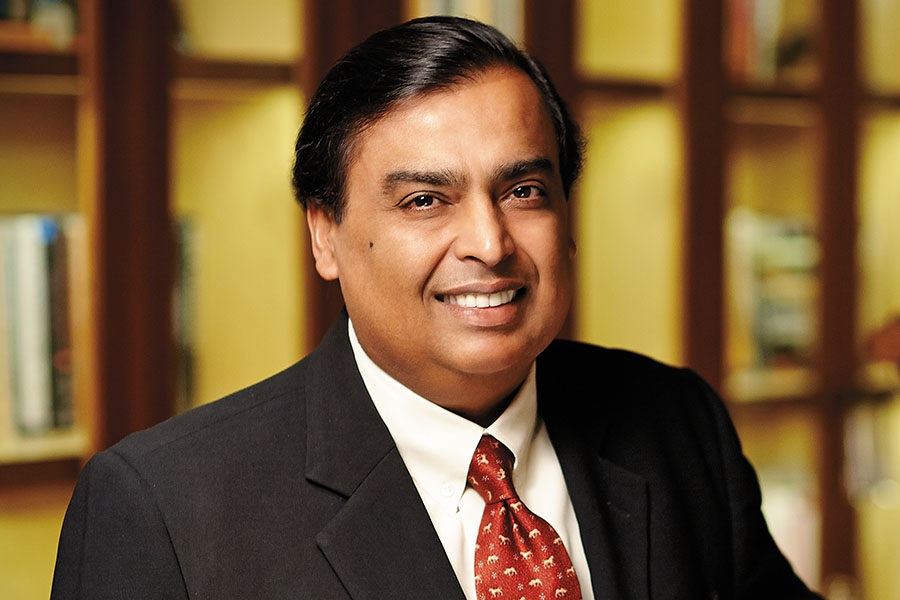
#> input picture ImagesAttendance/Mukesh.jpg, 900 x 600 px, given in place of the camera
$ python Openai_liveness.py
#> lines starting #> are read from the running program, lines starting #| are printed output that depends on the picture; after the words box and inside, x2 and y2 are one past the last pixel; in counts of white or black regions, pixels touching at a corner belong together
import cv2
face_cascade = cv2.CascadeClassifier('haarcascade_frontalface_default.xml')

cap = cv2.VideoCapture(0)

while True:
    ret,frame = cap.read()
#> frame is the input picture: shape (600, 900, 3); mean B, G, R 55.8, 89.9, 117.4
    frame1 = cv2.resize(frame,(300,250))
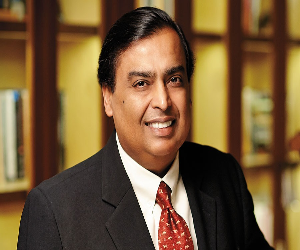
#> frame1: shape (250, 300, 3); mean B, G, R 55.8, 89.9, 117.4
    gray_image = cv2.cvtColor(frame,cv2.COLOR_BGR2GRAY)
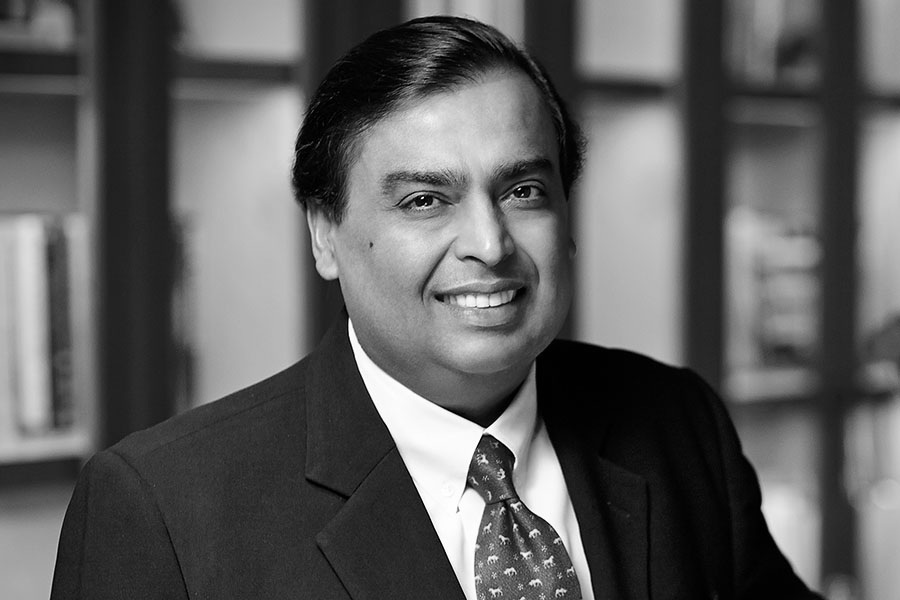
#> gray_image: shape (600, 900); min 0, max 255, mean 94.2
    faces = face_cascade.detectMultiScale(gray_image,scaleFactor=1.1, minNeighbors=2)
#> faces = [[731, 238, 98, 98], [323, 87, 282, 282], [139, 2, 189, 189]]
    if len(faces) > 0:
        # Extract the coordinates of the face
        (x, y, w, h) = faces[0]
#> x = 731; y = 238; w = 98; h = 98
        face_cropped = frame[y:y + h, x:x + w]
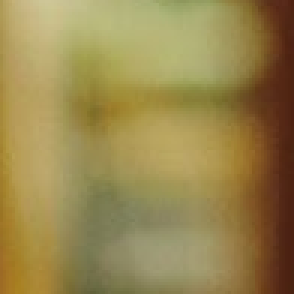
#> face_cropped: shape (98, 98, 3) (shown 3 times larger); mean B, G, R 78.2, 134.8, 153

        # Calculate the ratio of the eye region to the face region
        eye_region_height = int(h * 0.2)
#> eye_region_height = 19
        eye_region_width = int(w * 0.4)
#> eye_region_width = 39
        eye_region_x = int(w * 0.3)
#> eye_region_x = 29
        eye_region_y = int(h * 0.4)
#> eye_region_y = 39
        eye_region = face_cropped[eye_region_y:eye_region_y + eye_region_height,
                     eye_region_x:eye_region_x + eye_region_width]

        # Calculate the average intensity of the pixels in the eye region
        eye_intensity = cv2.mean(eye_region)[0]
#> eye_intensity = 85.28

        # Check if the average intensity is above a threshold
        if eye_intensity > 100:
            cv2.putText(frame,"fake",(20,80),cv2.FONT_HERSHEY_SIMPLEX, 2 ,(255,0,0),2)
        else:
            cv2.putText(frame, "real", (20, 80), cv2.FONT_HERSHEY_SIMPLEX, 2, (0, 255, 0), 2)
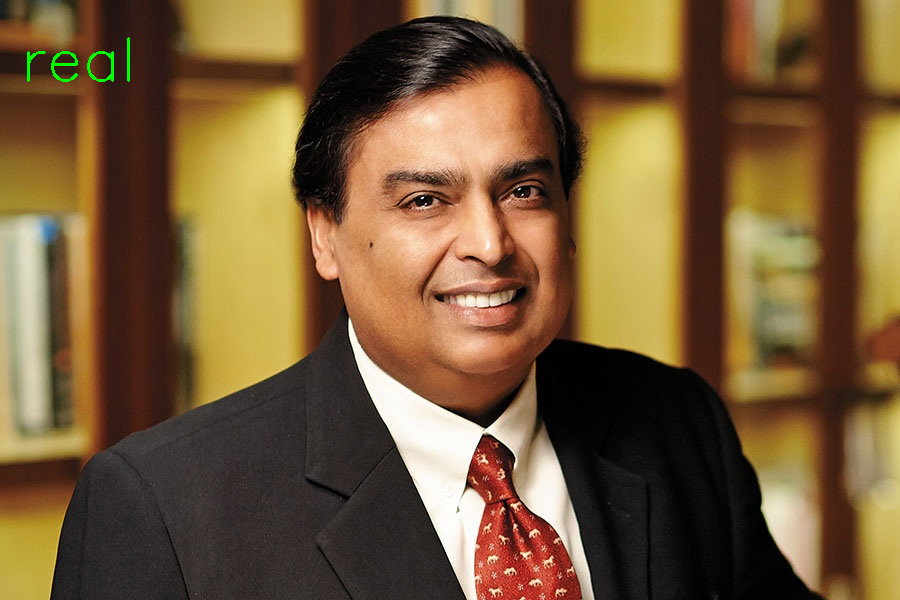
#> frame: shape (600, 900, 3); 0.16% of pixels changed, all inside (x1, y1, x2, y2) = (27, 37, 130, 82)

    cv2.imshow('frame',frame)
    key = cv2.waitKey(1) & 0xFF
#> (key q is pressed here)

    # if the `q` key was pressed, break from the loop
    if key == ord("q"):
        break
cv2.destroyAllWindows()

$ run again, on ImagesAttendance/saikat .jpg
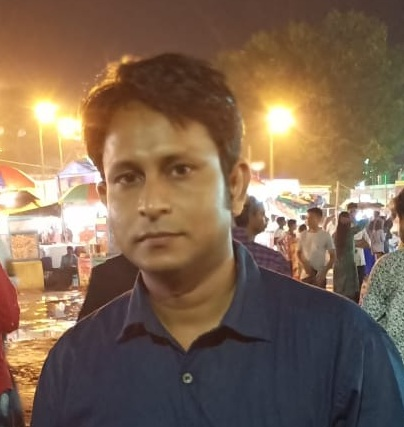
#> input picture ImagesAttendance/saikat .jpg, 404 x 427 px, given in place of the camera
#> frame is the input picture: shape (427, 404, 3); mean B, G, R 81.6, 102.2, 126
#> faces = [[85, 118, 148, 148]]
#> x = 85; y = 118; w = 148
#> `face_cropped = frame[y:y + h, x:x + w]`:
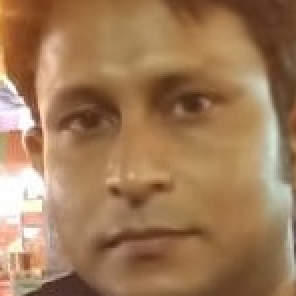
#> face_cropped: shape (148, 148, 3) (shown 2 times larger); mean B, G, R 87.7, 122.6, 159.7
#> eye_region_height = 29
#> eye_region_width = 59
#> eye_region_x = 44
#> eye_region_y = 59
#> eye_intensity = 79.16
#> `cv2.putText(frame, "real", (20, 80), cv2.FONT_HERSHEY_SIMPLEX, 2, (0, ..`:
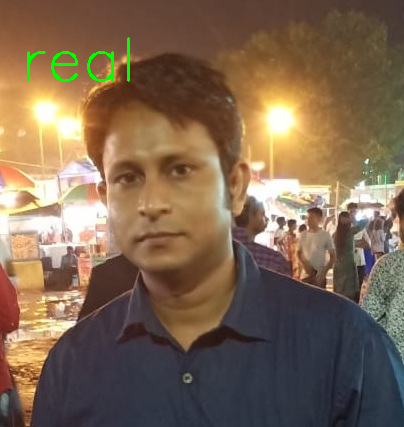
#> frame: shape (427, 404, 3); 0.49% of pixels changed, all inside (x1, y1, x2, y2) = (27, 37, 130, 82)

$ run again, on ImagesAttendance/love.jpeg
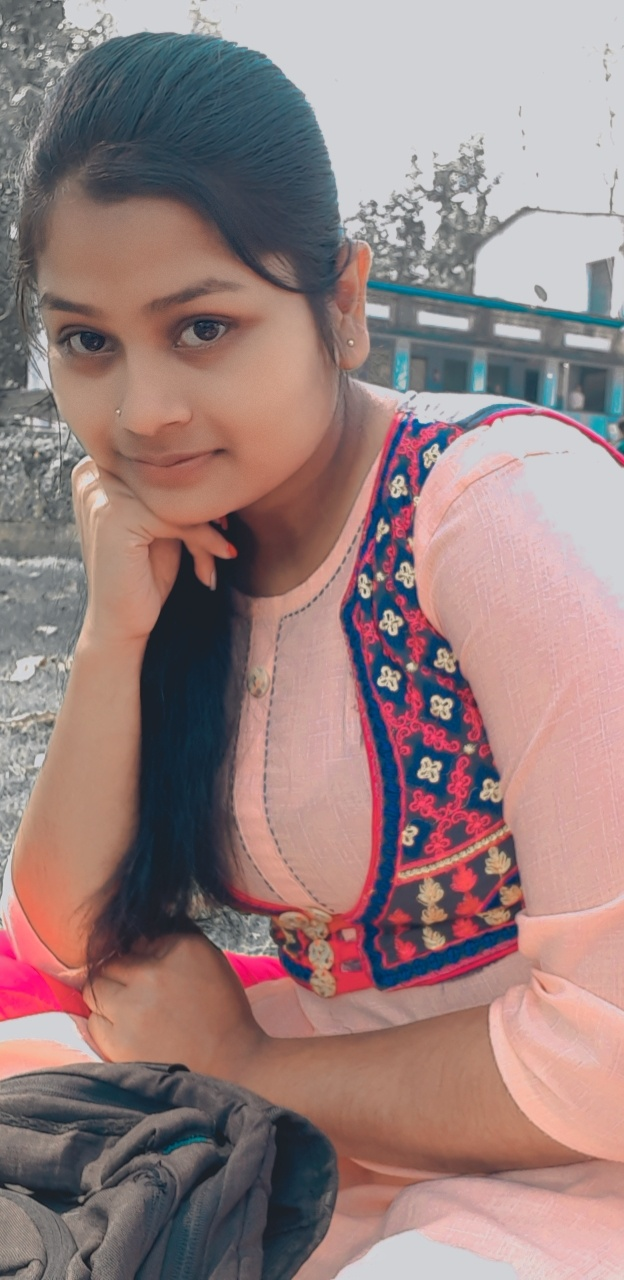
#> input picture ImagesAttendance/love.jpeg, 624 x 1280 px, given in place of the camera
#> frame is the input picture: shape (1280, 624, 3); mean B, G, R 126.7, 127.6, 151.8
#> `gray_image = cv2.cvtColor(frame,cv2.COLOR_BGR2GRAY)`:
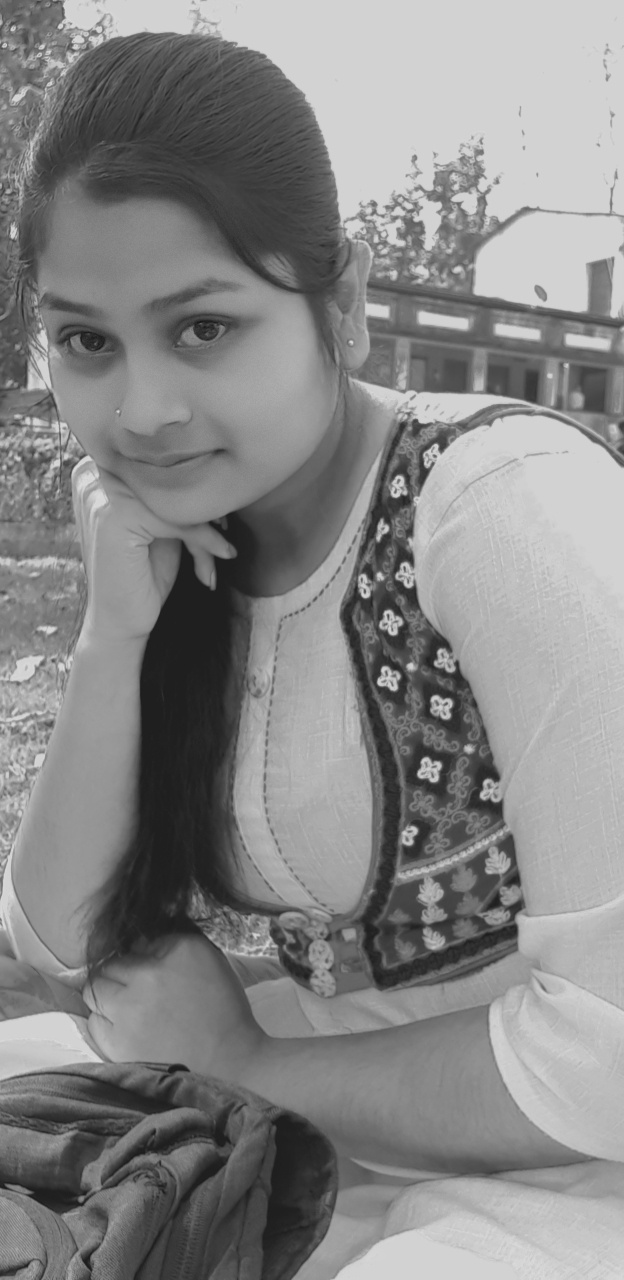
#> gray_image: shape (1280, 624); min 22, max 220, mean 134.7
#> faces = [[304, 941, 28, 28], [5, 227, 306, 306]]
#> x = 304; y = 941; w = 28
#> eye_region_height = 5
#> eye_region_width = 11
#> eye_region_x = 8
#> eye_region_y = 11
#> eye_intensity = 118.1
#> `cv2.putText(frame,"fake",(20,80),cv2.FONT_HERSHEY_SIMPLEX, 2 ,(255,0,0..`:
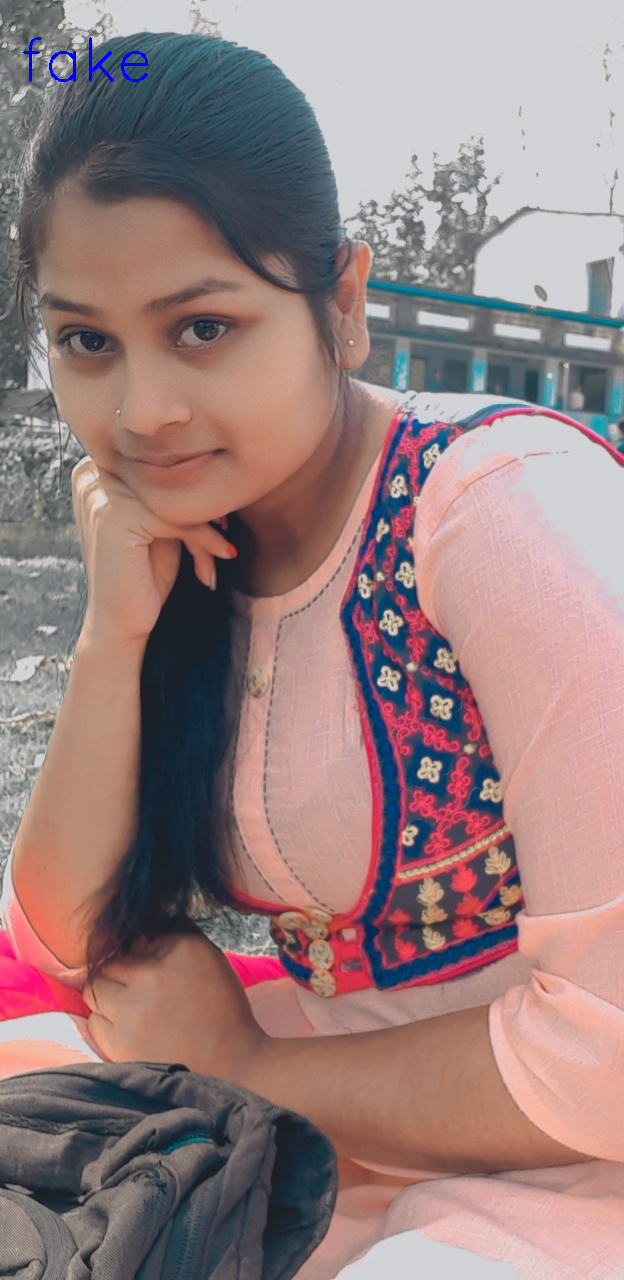
#> frame: shape (1280, 624, 3); 0.13% of pixels changed, all inside (x1, y1, x2, y2) = (23, 37, 148, 82)
